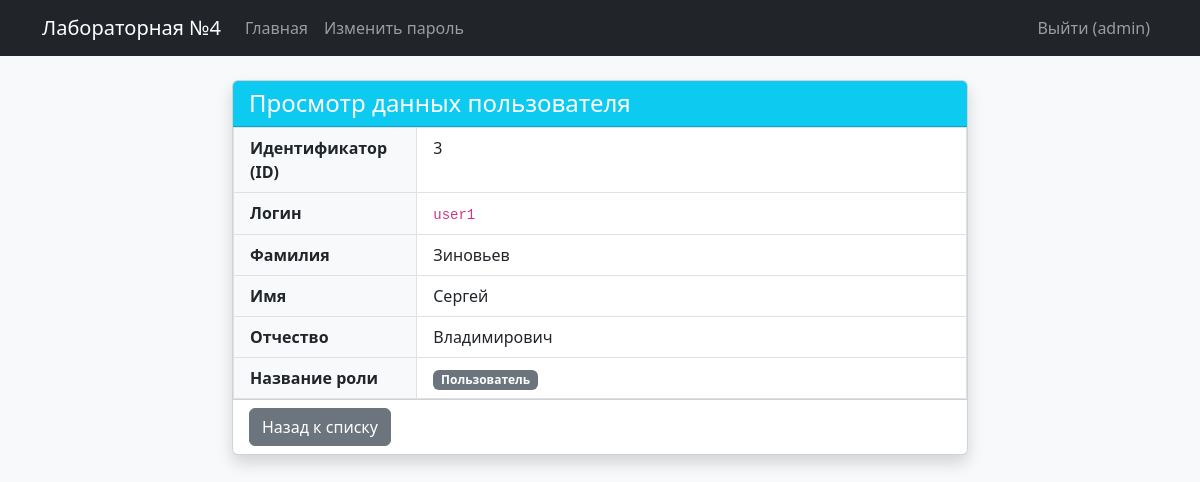
The page /users/3 (signed in) on the database its author committed.
### tables this page shows
CREATE TABLE users (
    id INTEGER PRIMARY KEY AUTOINCREMENT,
    login TEXT NOT NULL UNIQUE,
    password_hash TEXT NOT NULL,
    last_name TEXT,
    first_name TEXT NOT NULL,
    middle_name TEXT,
    role_id INTEGER,
    created_at TIMESTAMP DEFAULT CURRENT_TIMESTAMP,
    FOREIGN KEY (role_id) REFERENCES roles(id) ON DELETE SET NULL
);

CREATE TABLE roles (
    id INTEGER PRIMARY KEY AUTOINCREMENT,
    name TEXT NOT NULL UNIQUE,
    description TEXT
);

### app.py (the view)
@app.route('/users/<int:user_id>')
def view_user(user_id):
    conn = get_db_conn()
    user_row = conn.execute('''
        SELECT u.id, u.login, u.last_name, u.first_name, u.middle_name, r.name as role_name
        FROM users u
        LEFT JOIN roles r ON u.role_id = r.id
        WHERE u.id = ?
    ''', (user_id,)).fetchone()
    conn.close()
    if not user_row:
        flash('Пользователь не найден.', 'danger')
        return redirect(url_for('index'))
    return render_template('view.html', user=user_row)

### app.py (called while the page is built)
def get_db_conn():
    conn = sqlite3.connect(app.config['DATABASE'])
    conn.row_factory = sqlite3.Row
    return conn

@login_manager.user_loader
def load_user(user_id):
    conn = get_db_conn()
    res = conn.execute('SELECT id, login, role_id FROM users WHERE id = ?', (user_id,)).fetchone()
    conn.close()
    if res:
        return User(res['id'], res['login'], res['role_id'])
    return None

### templates/view.html
{% extends "base.html" %}
{% block content %}
<div class="row justify-content-center">
    <div class="col-md-8">
        <div class="card shadow">
            <div class="card-header bg-info text-white">
                <h4 class="mb-0">Просмотр данных пользователя</h4>
            </div>
            <div class="card-body p-0">
                <table class="table table-bordered mb-0">
                    <tbody>
                        <tr>
                            <th scope="row" class="w-25 bg-light ps-3">Идентификатор (ID)</th>
                            <td class="ps-3">{{ user.id }}</td>
                        </tr>
                        <tr>
                            <th scope="row" class="bg-light ps-3">Логин</th>
                            <td class="ps-3"><code>{{ user.login }}</code></td>
                        </tr>
                        <tr>
                            <th scope="row" class="bg-light ps-3">Фамилия</th>
                            <td class="ps-3">{{ user.last_name or '—' }}</td>
                        </tr>
                        <tr>
                            <th scope="row" class="bg-light ps-3">Имя</th>
                            <td class="ps-3">{{ user.first_name }}</td>
                        </tr>
                        <tr>
                            <th scope="row" class="bg-light ps-3">Отчество</th>
                            <td class="ps-3">{{ user.middle_name or '—' }}</td>
                        </tr>
                        <tr>
                            <th scope="row" class="bg-light ps-3">Название роли</th>
                            <td class="ps-3"><span class="badge bg-secondary">{{ user.role_name or 'Нет роли' }}</span></td>
                        </tr>
                    </tbody>
                </table>
            </div>
            <div class="card-footer bg-white">
                <a href="{{ url_for('index') }}" class="btn btn-secondary">Назад к списку</a>
            </div>
        </div>
    </div>
</div>
{% endblock %}

### templates/base.html (shortened to what this page needs)
<!DOCTYPE html>
<html lang="ru">
<head>
    <link href="https://cdn.jsdelivr.net/npm/bootstrap@5.3.0/dist/css/bootstrap.min.css" rel="stylesheet">
</head>
<body class="bg-light">
    <nav class="navbar navbar-expand-lg navbar-dark bg-dark mb-4">
        <div class="container">
            <a class="navbar-brand" href="{{ url_for('index') }}">Лабораторная №4</a>
            <div class="collapse navbar-collapse" id="navbarNav">
                <ul class="navbar-nav me-auto">
                    <li class="nav-item">
                        <a class="nav-link {{ 'active' if request.endpoint == 'index' }}"
                           href="{{ url_for('index') }}">Главная</a>
                    </li>
                    {% if current_user.is_authenticated %}
                    <li class="nav-item">
                        <a class="nav-link {{ 'active' if request.endpoint == 'change_password' }}"
                           href="{{ url_for('change_password') }}">Изменить пароль</a>
                    </li>
                    {% endif %}
                </ul>
                <ul class="navbar-nav">
                    {% if current_user.is_authenticated %}
                    <li class="nav-item">
                        <a class="nav-link" href="{{ url_for('logout') }}">Выйти ({{ current_user.login }})</a>
                    </li>
                    {% else %}
                    <li class="nav-item">
                        <a class="nav-link {{ 'active' if request.endpoint == 'login' }}"
                           href="{{ url_for('login') }}">Войти</a>
                    </li>
                    {% endif %}
                </ul>
            </div>
        </div>
    </nav>
    <div class="container">
        {% block content %}{% endblock %}
    </div>
</body>
</html>

### rows shown on the page
users: login "admin"
users: id "3", login "user1", last_name "Зиновьев", first_name "Сергей", middle_name "Владимирович"
roles: name "Пользователь"
